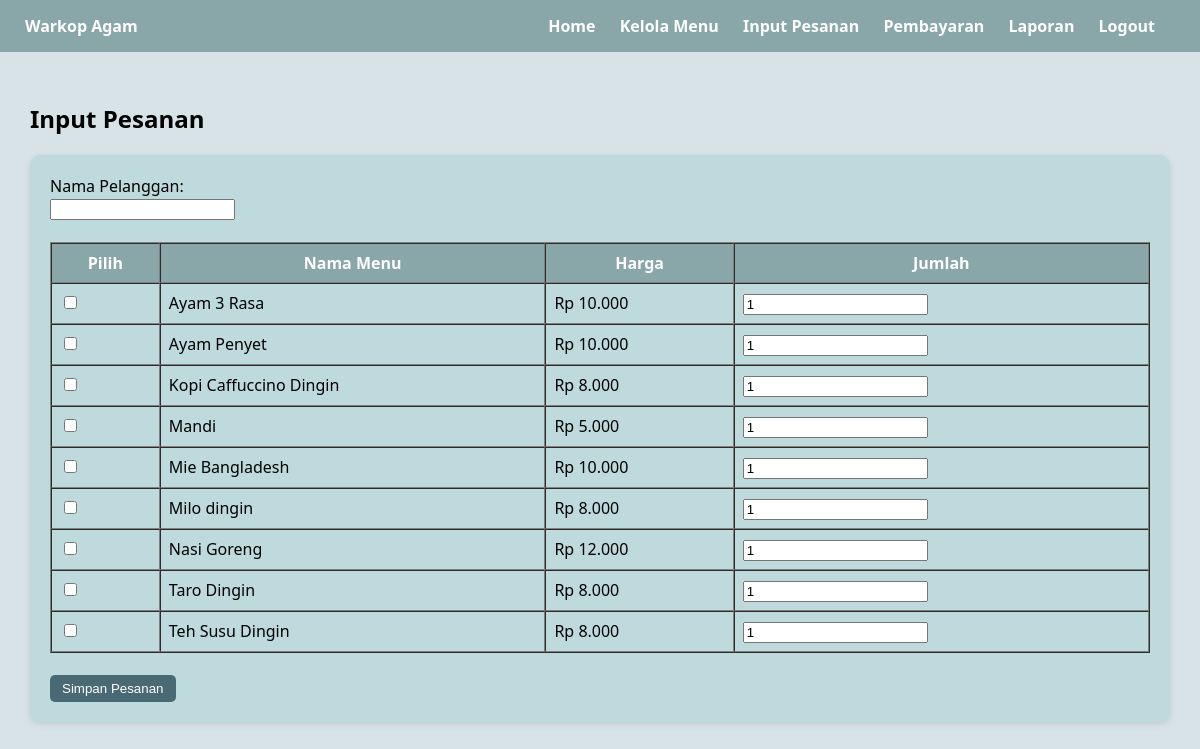
The page /pesanan/input_pesanan.php (signed in) on the database its author committed.
### tables this page shows
CREATE TABLE `menu` (
  `id_menu` int(11) NOT NULL,
  `nama_menu` varchar(100) NOT NULL,
  `kategori` enum('Makanan','Minuman') NOT NULL,
  `harga` decimal(10,2) NOT NULL,
  `stok` int(55) NOT NULL,
  `status` enum('Tersedia','Tidak Tersedia') NOT NULL,
  `deskripsi` text NOT NULL,
  `gambar` varchar(255) NOT NULL
);

### pesanan/input_pesanan.php (the view, shortened to what this page needs)
<?php
require '../includes/config.php';
include '../includes/header.php';
$menu = $mysqli->query("SELECT * FROM menu WHERE status='Tersedia' ORDER BY nama_menu ASC");
?>
<h2>Input Pesanan</h2>
<form action="simpan_pesanan.php" method="POST">
  <div class="card">
    <label>Nama Pelanggan:</label><br>
    <input type="text" name="nama_pelanggan" required><br><br>
    <table border="1" cellpadding="8" cellspacing="0" width="100%">
      <tr style="background-color:#89A6A8;color:white;">
        <th>Pilih</th>
        <th>Nama Menu</th>
        <th>Harga</th>
        <th>Jumlah</th>
      </tr>
      <?php while ($row = $menu->fetch_assoc()) { ?>
        <tr>
          <td><input type="checkbox" name="menu[]" value="<?= $row['id_menu'] ?>"></td>
          <td><?= $row['nama_menu'] ?></td>
          <td>Rp <?= number_format($row['harga'], 0, ',', '.') ?></td>
          <td><input type="number" name="jumlah_<?= $row['id_menu'] ?>" min="1" value="1"></td>
        </tr>
      <?php } ?>
    </table>
    <br>
    <button type="submit" style="background-color:#496A74;color:white;padding:6px 12px;border:none;border-radius:5px;">
      Simpan Pesanan
    </button>
  </div>
</form>
</main>
</body>
</html>

### includes/header.php (style rules this page uses)
body { font-family: 'Segoe UI', sans-serif; background-color: #D8E3E7; margin: 0; padding: 0; }
.card { background-color: #BEDADC; padding: 20px; border-radius: 10px; margin-bottom: 20px; box-shadow: 0 2px 6px rgba(0,0,0,0.1); }

### rows shown on the page
menu: nama_menu "Ayam 3 Rasa", harga "10.000"
menu: nama_menu "Ayam Penyet", harga "10.000", id_menu "1"
menu: nama_menu "Kopi Caffuccino Dingin", harga "8.000"
menu: nama_menu "Mandi", harga "5.000"
menu: nama_menu "Mie Bangladesh", harga "10.000"
menu: nama_menu "Milo dingin", harga "8.000"
menu: nama_menu "Nasi Goreng", harga "12.000"
menu: nama_menu "Taro Dingin", harga "8.000"
menu: nama_menu "Teh Susu Dingin", harga "8.000"
